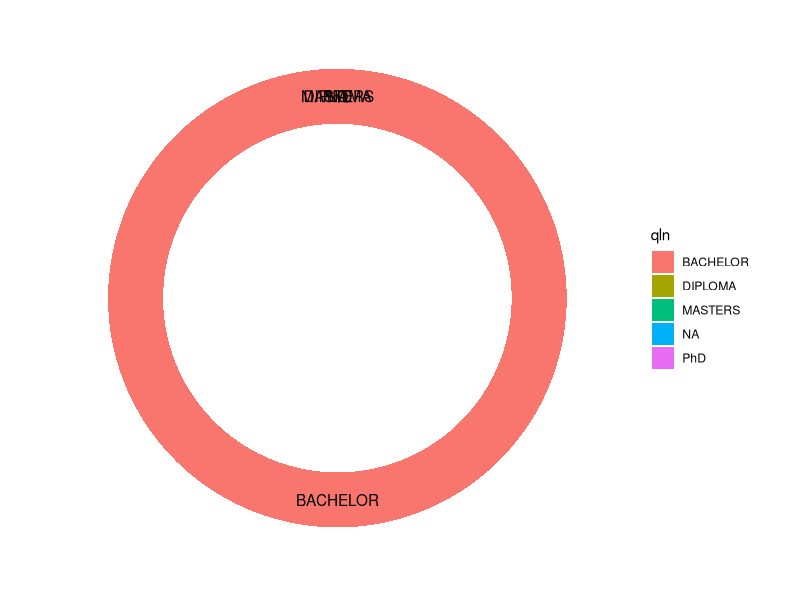
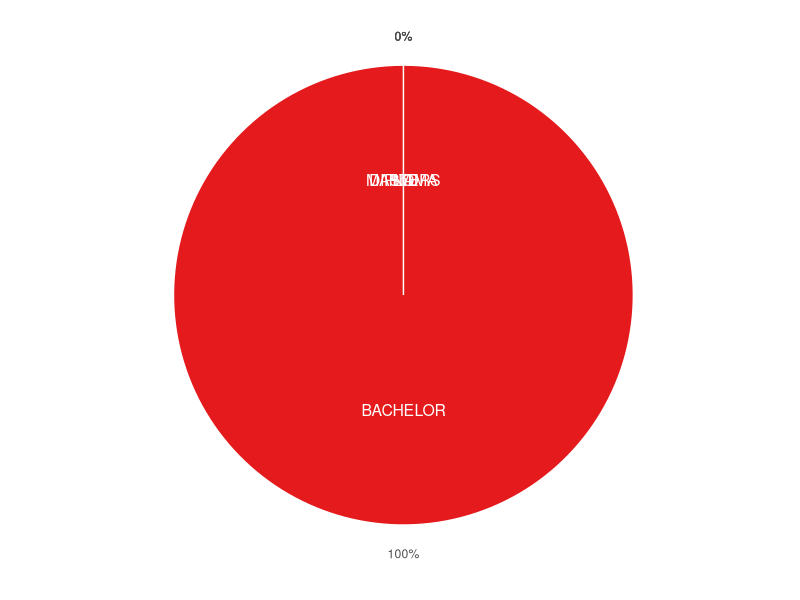

Write the R code that produced these figures, in order.
library(readxl)
library(ggplot2)
library(dplyr)
#library(plotrix)
aca_qln<-as.data.frame(read_excel("Demographic_and_BI_adoption.xlsx", sheet = "Demography_information", range = "D2:D13",col_names = FALSE,col_types = "text"))

bi_doption<-as.data.frame(read_excel("Demographic_and_BI_adoption.xlsx", sheet = "Business_intelligence_adoption", range = "H2:H13",col_names = FALSE,col_types = "text"))

occurance<-table(aca_qln[,1],bi_doption[,1])

q<-as.data.frame.matrix(occurance)
aca_row_names <-as.data.frame(row.names.data.frame(q))
nFrame<-data.frame(
  qln = aca_row_names,
  no = q[,1],
  yes = q[,2]
)
colnames(nFrame)<-c("qln","no","yes")

# Compute the position of labels

data <- nFrame %>% 
  arrange(desc(qln)) %>%
  mutate(prop = round(yes / sum(nFrame$yes) *100,0)) %>%
  mutate(ypos = round(cumsum(prop)- 0.5*prop,0) )

l <- data %>%
  mutate(csum = rev(cumsum(rev(prop))), 
         pos = prop/2 + lead(csum, 1),
         pos = if_else(is.na(pos), prop/2, pos))
#tiff("age_vs_awareness_pieChat.tiff", units="in", width=5, height=5, res=300)
# Hole size
hsize <- 3.5

df <- data %>% 
  mutate(x = hsize)

ggplot(df, aes(x = hsize, y = prop, fill = qln)) +
  geom_col() +
  geom_text(aes(label = qln),
            position = position_stack(vjust = 0.5)) +
  coord_polar(theta = "y") +
  xlim(c(0.2, hsize + 0.5))+
  theme(panel.background = element_rect(fill = "white"),
        panel.grid = element_blank(),
        axis.title = element_blank(),
        axis.ticks = element_blank(),
        axis.text = element_blank())

ggplot(data, aes(x="",y = prop,fill=qln)) + 
  geom_bar(stat="identity", width=1, color="white")+
  coord_polar(theta = "y",clip = "off")+
  geom_text(aes(label = qln), color = "white", size=4,position = position_stack(vjust = 0.5)) +
  scale_fill_brewer(palette="Set1") +
  scale_y_continuous(breaks = l$ypos, labels = paste0(data$prop,"%"))+
  theme(
    axis.ticks = element_blank(),
    axis.title = element_blank(),
    legend.position="none",
    panel.background = element_rect(fill = "white"))
#  geom_text(aes(x = 1.5, y = ypos, label = paste0(round(ypos, 1), "%")),size = 4, hjust = 0)

#d <-c(10,20,30,40,70)
#pie3D(d, mar = rep(1.75, 4),
#      col = hcl.colors(length(d), "Spectral"),
#      labels = d,
#      explode = 0.2)
#dev.off()
